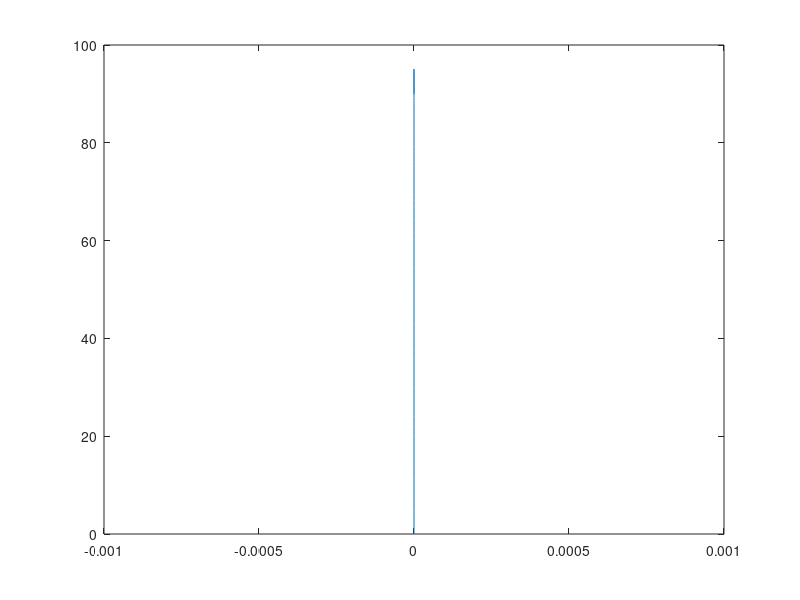

This figure's MATLAB source:
clear
g=9.81;
v0 = 10; %predkosc poczatkowa
h=90;
kat=90;
rad=kat*pi/180; %kąt
vx=v0*cos(rad);
vy=v0*sin(rad);
tmax=(vy+sqrt((2*g*h)+(vy*vy)))/g;
xmax=vx*tmax;
T=0:tmax/100:tmax;
X=vx*T;
Y=(h+(vy*T))-0.5*g*T.*T;
if xmax>0.001
a=xmax;
else
a=0.001
end
plot(X,Y)
axis([-a a])
